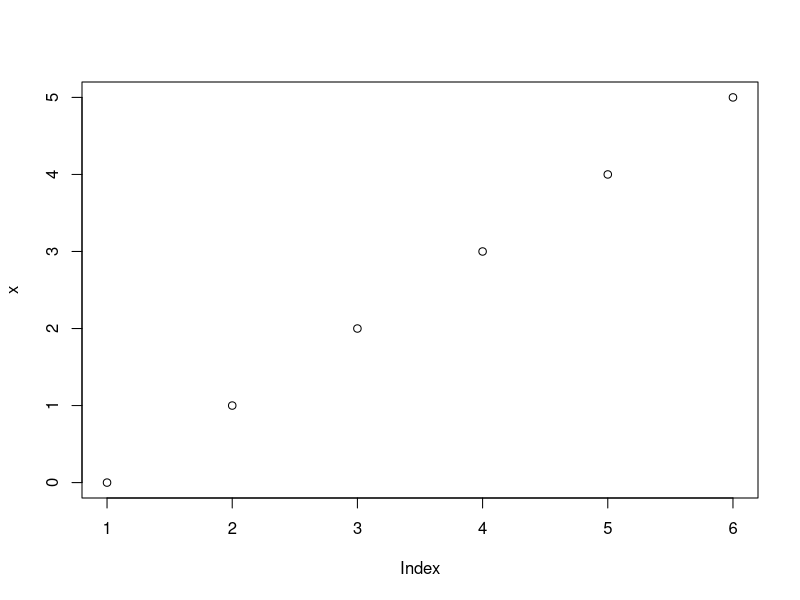
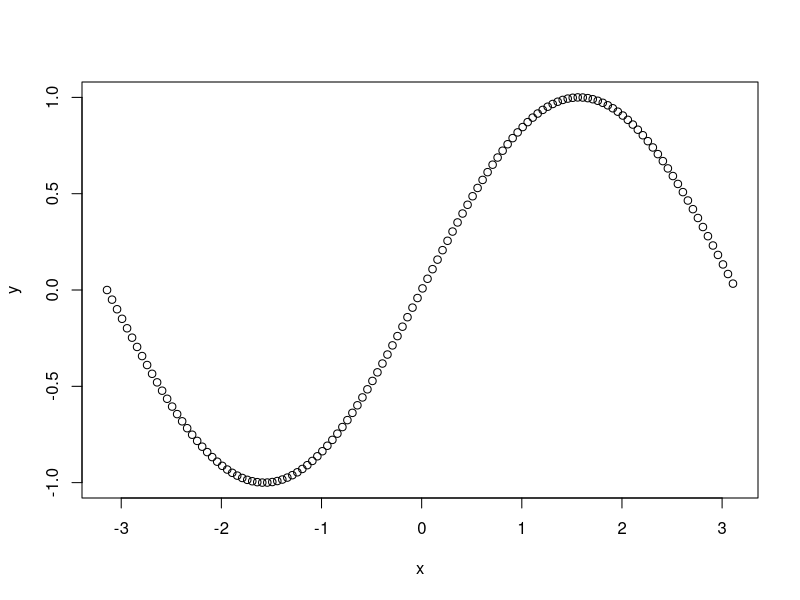
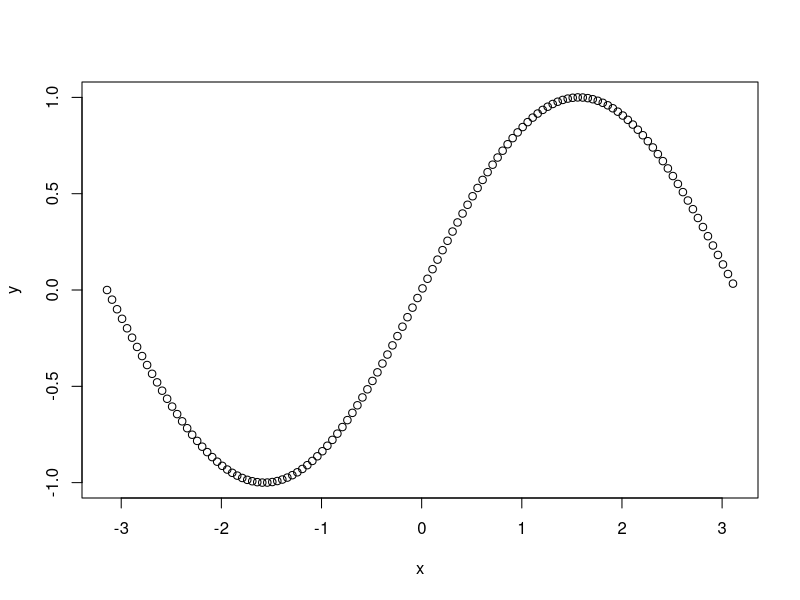

Here is the R script that generated these plots, in order:
## Vectores

# Los vectores son una de las unidades básicas de trabajo en R y muchos de los
# métodos de trabajo con este tipo de objetos se aplica para otras clases de
# objetos. Por ejemplo, casi todos los objetos pueden ser indexados usando [ ].

# Un vector es una colección de uno o más objetos del mismo tipo (e.g.
# caracteres, números); esta es una restricción importante a la hora de crear
# un vector, como veremos más adelante.

# Esta característica hace que se los denomine "vectores atómicos" (atomic
# vectors).

# Un vector no tiene dimensión en R, más allá de que en álgebra se considera que
# los vectores tienen dimensión 1. Es decir, en R y a diferencia de otros
# lenguajes como Matlab u Octave, los vectores no son fila o columna, si no
# que simplemente son una secuencia de valores. Esto se refleja en el hecho de
# que al consultar por la dimensión de un vector, con el siguiente comando:
dim(1:10)
# El resultado es simplemente NULL, es decir, no tiene una dimensión asociada.

# Existen varias formas de hacer un vector en R. Ya vimos el uso del operador
# : en el ejemplo anterior y en otros casos. De esta forma se pueden crear
# secuencias de números enteros fácil y rápidamente. Algunos ejemplos son:
0:10  # secuencia del 0 al 10
10:-5 # secuencia del 10 al -5

# Hay que tener un poco de cuidado siempre en la sintaxis, sobre todo cuando
# uno de los extremos es el resultado de una operación, por ejemplo:
0:10 - 1
# no es lo mismo que
0:(10 - 1)
# El orden en que se evalúan los distintos operadores hace la diferencia. Aquí:
# ":" va primero que la resta ("-"), pero los paréntesis "()" preceden a ambos
# (ver "Orden de precedencia" para más detalles).

# Varios vectores o elementos individuales se pueden concatenar para crear un
# nuevo vector cuyo tamaño es igual a la suma de dichos elementos. Como mencio-
# namos anteriormente, estos elementos deben ser todos del mismo tipo. La
# función "c" se usa para esto:
x <- c(4, 6, 7) # NOTA: En general se recomienda no asignar el nombre 'c' a
                # objetos, para evitar confusiones.

# De manera similar, se pueden concatenar varios vectores:
(x <- c(0:5, 11:16))
(y <- c(pi, 2))
(z <- c(x, y))
# Nótese la cantidad de decimales, debido a la inclusión del valor "pi" en el
# segundo caso.

# En el caso de concatenar objetos de diferentes tipos, R reasigna los elemen-
# tos a la clase apropiada. Por ejemplo si concatenamos elementos numéricos y
# caracteres:
x <- c(4, "papa", 7)
class(x)

# R convierte a todos en character y no a la inversa, ya que es la opción que
# no se presta a ambigüedades.

# Esta coerción es necesaria para el funcionamiento correcto de R, pero puede
# ser una fuente de errores difíciles de detectar para el usuario que no está
# atento a estos detalles.

# Las clases posibles de los vectores son 5: integer, numeric, character, logical
# y complex. Estos son algunos ejemplos:
x <- 1:5
class(x) # integer (enteros)
x <- seq(11, 15, by=0.1)
class(x) # numeric
x <- c('Gabi', 'Fofó', 'Miliki')
class(x) # character
x <- 1:3 > 1.34
class(x) # logical (valores lógicos, TRUE/FALSE)
x <- 1:4 + 1i
class(x) # complex

# Una función práctica es rep, la cual sirve para repetir n veces un valor o un
# vector. Por ejemplo el siguiente comando
rep('char', 5)

# genera un vector character con 5 repeticiones de la palabra 'char'. De forma
# similar, si el primer argumento es un vector, va a estar repetido n veces, y
# esta repetición puede tener algunas variantes:
rep(c(5, 7, 2), 3)
rep(c(5, 7, 2), each=3)
# Nótese las diferencias en las salidas. Vea la ayuda de R para ver en
# profundidad el funcionamiento de rep.

# La función "seq" sirve para generar secuencias de valores con mayor flexibilidad que
# el operador :. Por ejemplo, para generar secuencias de valores entre 0 y 1,
# cuyos valores consecutivos tengan una diferencia de 0.05, podemos correr:
seq(0, 1, by = 0.05)
# el argumento "by" indica la diferencia que queremos. Alternativamente,
# podemos estar interesados en especificar el largo final del vector y que R
# simplemente, calcule automáticamente la diferencia entre valores
# consecutivos. Para esto usamos el argumento length o len:
seq(0, 1, length = 5)
seq(0, 1, len = 5)


## Índices de los vectores

# Los corchetes o paréntesis rectos se utilizan para especificar elementos de
# los vectores, usando índices, los cuales deben ser números enteros. Si
# queremos acceder a uno o más valores de un vector, usamos índices entre
# paréntesis rectos [ ]. El valor que pongamos dentro indica la posición del
# valor requerido en el vector. Es decir, x[i] indica el iésimo valor de x.

# Hagamos un vector 'x':
x <- 5:-2

# Para acceder al segundo valor, ponemos un 2 entre corchetes, luego del
# nombre del vector:
x[2]

# Por supuesto, podemos guardar este valor en un nuevo objeto:
a <- x[2]

# Para acceder a varios valores al mismo tiempo podemos indicar una secuencia
# o concatenar valores con los elementos deseados:
x[1:4]
x[c(2, 8, 5)]

# De esta forma, cualquier elemento del vector x puede ser seleccionado si
# usamos los números adecuados. Esta utilidad, utilizada con creatividad es
# muy poderosa para elaborar análisis sofisticados.

# Nótese además que el orden de los valores que nos devuelve depende de los
# números usados. Por ejemplo en el caso anterior, el octavo valor de x está
# en segundo lugar en la salida. Esto se puede usar para invertir el orden de
# los valores de un vector (aunque también se puede usar 'rev(x)'), por ejemplo:
x[8:1]

# Si usamos un signo de menos, la salida es un vector sin los elementos
# restados. Por ejemplo, para quitar el primer elemento de x:
x[-1]
# O para quitar varios elementos al mismo tiempo, por ejemplo:
a <- x[-(1:4)]
# Nótese el uso de paréntesis para evitar confusiones...

# La función 'which' sirve para saber los índices de los elementos del vector
# que cumplen una determinada condición:
a <- which(x > 1)
a
x[a] # Deben ser sólo los elementos de x mayores que 1

# A veces usar 'which' es un poco engorroso si queremos hacer cosas simples.
# Una forma alternativa es usar directamente el vector lógico dentro de los
# paréntesis rectos:
x[x > 1]
# Estos son entonces los elementos de "x" que cumplen con la condición (x > 1).

# Los índices también se pueden usar para modificar al vector x. Si
# utilizamos la flecha podemos asignar al iésimo elemento un nuevo valor, por
# ejemplo, si queremos que el primer valor sea 8000:
(x[1] <- 8000)

# Usando varios índices podemos también cambiar varios elementos en
# simultáneo, por ejemplo:
(x[1:3] <- 8000:8002)
(x[c(3, 6)] <- c(55, 66))

# NOTA: En RStudio se puede modificar vectores cliqueando el nombre del vector
# en la ventana de workspace (panel 3, arr. der.)

## Funciones y vectores
# Al poner un vector dentro de una fórmula, aplica la fórmula a todos los
# elementos independientemente
x <- 0:5
x     # [1] 0 1 2 3 4 5
2 * x # [1] 0 2 4 6 8 10
x ^ 2 # [1] 0 1 4 9 16 25 # acá estamos elevando al cuadrado
y <- x ^ 2 + log(pi / 2) # la fórmula puede ser todo lo compleja que se quiera.
y
# [1] 0.4515827 1.4515827 4.4515827 9.4515827 16.4515827 25.4515827
# ...pero de esta manera se aplica a todo el vector

# Esta capacidad de "vectorizar" funciones u operaciones es muy práctica y
# siempre vale la pena recordar, ya que puede aumentar la eficiencia de un
# código dado. En lenguajes que no utilizan estas funcionalidades, suele ser
# necesario recurrir a loops para hacer las mismas operaciones, lo cual suele
# ser bastante más engorroso para trabajar.


## Información

# Hay muchas funciones que devuelven 'resúmenes' o estadísticos con información
# acerca del vector al que se están aplicando. Una de las más útiles es
# length, función que sirve para saber cuántos elementos tiene un vector.
# Vamos a usar el término "longitud" para este valor:
length(x)  # longitud del vector

# Otras funciones frecuentemente usadas son las siguientes:
sum(x)     # sumatoria
prod(x)    # productoria
mean(x)    # promedio
median(x)  # mediana
sd(x)      # desvío estándar
var(x)     # varianza
summary(x) # resumen del vector, incluye varios valores relevantes (mínimo,
           # máximo, media, mediana, cuartiles)

# En particular summary, que es una función genérica, suele ser muy útil
# para previsualizar datos.


## Graficar vectores

# La función plot, también genérica, es muy útil para visualizar los
# valores de un vector. Usada de la siguiente forma (la más simple):
plot(x)
# grafica los valores de x en el eje vertical y los coloca en el orden que
# están en el propio vector (nótese que figura la palabra 'index' en el eje
# horizontal).

# Para plotear dos vectores uno contra el otro, el único requerimiento es que
# tengan la misma cantidad de elementos. Por ejemplo, si creamos los vectores
# x e y de la siguiente manera:
x <- seq( - pi, pi, by=.05)
y <- sin(x)

# Entonces podemos graficar y en función de x así:
plot(x, y)
# Ahora x está en el eje de las abscisas; x e y tienen que tener la misma
# cantidad de elementos

# Alternativamente se puede utilizar el comando:
plot(y ~ x)
# Aquí el operador "~" o "virgulilla" se puede interpretar literalmente como y
# "en función de" x (ver la lección de fórmulas, más adelante en el curso).
# Esta forma de presentar la relación entre los vectores es importante para la
# aplicación de funciones o análisis como las regresiones, por ejemplo.

# En definitiva, los vectores son la estructura más básica que tenemos para
# manejar la información en R. Es importante notar que muchos objetos están
# compuestos por vectores: las columnas o filas de una matriz, las variables en
# un data.frame o una lista, etc. Para trabajar con R es necesario comprender
# cómo los vectores trabajan con operadores y funciones, y buscar aprovechar las
# facilidades de la vectorización cada vez que se pueda, ya que acortan mucho el
# tiempo de cálculo frente a otras alternativas.
